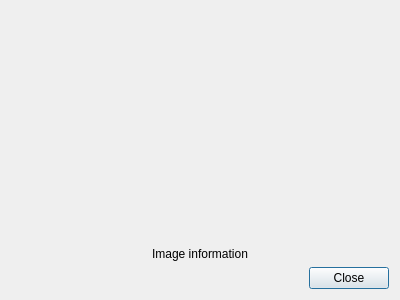
<?xml version="1.0" encoding="UTF-8"?>
<ui version="4.0">
 <class>DialogShowImage</class>
 <widget class="QDialog" name="DialogShowImage">
  <property name="windowModality">
   <enum>Qt::ApplicationModal</enum>
  </property>
  <property name="geometry">
   <rect>
    <x>0</x>
    <y>0</y>
    <width>400</width>
    <height>300</height>
   </rect>
  </property>
  <property name="windowTitle">
   <string>Image</string>
  </property>
  <property name="modal">
   <bool>true</bool>
  </property>
  <layout class="QVBoxLayout" name="verticalLayout">
   <item>
    <widget class="QLabel" name="labelImage">
     <property name="sizePolicy">
      <sizepolicy hsizetype="Expanding" vsizetype="Expanding">
       <horstretch>0</horstretch>
       <verstretch>0</verstretch>
      </sizepolicy>
     </property>
     <property name="text">
      <string/>
     </property>
    </widget>
   </item>
   <item>
    <widget class="QLabel" name="labelInfo">
     <property name="text">
      <string>Image information</string>
     </property>
     <property name="alignment">
      <set>Qt::AlignCenter</set>
     </property>
    </widget>
   </item>
   <item>
    <layout class="QHBoxLayout" name="horizontalLayout">
     <item>
      <spacer name="horizontalSpacer">
       <property name="orientation">
        <enum>Qt::Horizontal</enum>
       </property>
       <property name="sizeHint" stdset="0">
        <size>
         <width>40</width>
         <height>20</height>
        </size>
       </property>
      </spacer>
     </item>
     <item>
      <widget class="QPushButton" name="pushButtonClose">
       <property name="text">
        <string>Close</string>
       </property>
      </widget>
     </item>
    </layout>
   </item>
  </layout>
 </widget>
 <resources/>
 <connections/>
</ui>
